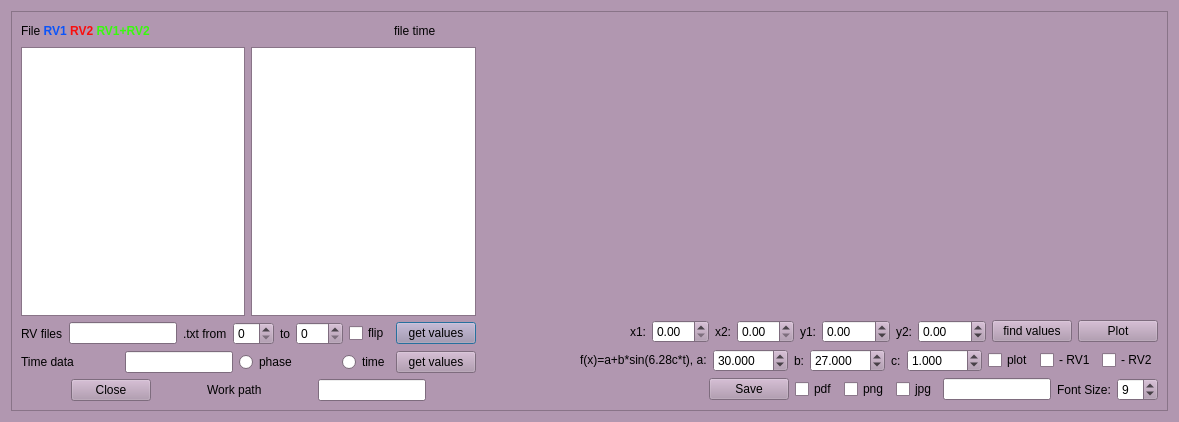
<?xml version="1.0" encoding="UTF-8"?>
<ui version="4.0">
 <class>RvCurve</class>
 <widget class="QDialog" name="RvCurve">
  <property name="geometry">
   <rect>
    <x>0</x>
    <y>0</y>
    <width>1179</width>
    <height>422</height>
   </rect>
  </property>
  <property name="palette">
   <palette>
    <active>
     <colorrole role="WindowText">
      <brush brushstyle="SolidPattern">
       <color alpha="255">
        <red>0</red>
        <green>0</green>
        <blue>0</blue>
       </color>
      </brush>
     </colorrole>
     <colorrole role="Button">
      <brush brushstyle="SolidPattern">
       <color alpha="255">
        <red>177</red>
        <green>151</green>
        <blue>176</blue>
       </color>
      </brush>
     </colorrole>
     <colorrole role="Light">
      <brush brushstyle="SolidPattern">
       <color alpha="255">
        <red>255</red>
        <green>228</green>
        <blue>254</blue>
       </color>
      </brush>
     </colorrole>
     <colorrole role="Midlight">
      <brush brushstyle="SolidPattern">
       <color alpha="255">
        <red>216</red>
        <green>189</green>
        <blue>215</blue>
       </color>
      </brush>
     </colorrole>
     <colorrole role="Dark">
      <brush brushstyle="SolidPattern">
       <color alpha="255">
        <red>88</red>
        <green>75</green>
        <blue>88</blue>
       </color>
      </brush>
     </colorrole>
     <colorrole role="Mid">
      <brush brushstyle="SolidPattern">
       <color alpha="255">
        <red>118</red>
        <green>101</green>
        <blue>117</blue>
       </color>
      </brush>
     </colorrole>
     <colorrole role="Text">
      <brush brushstyle="SolidPattern">
       <color alpha="255">
        <red>0</red>
        <green>0</green>
        <blue>0</blue>
       </color>
      </brush>
     </colorrole>
     <colorrole role="BrightText">
      <brush brushstyle="SolidPattern">
       <color alpha="255">
        <red>255</red>
        <green>255</green>
        <blue>255</blue>
       </color>
      </brush>
     </colorrole>
     <colorrole role="ButtonText">
      <brush brushstyle="SolidPattern">
       <color alpha="255">
        <red>0</red>
        <green>0</green>
        <blue>0</blue>
       </color>
      </brush>
     </colorrole>
     <colorrole role="Base">
      <brush brushstyle="SolidPattern">
       <color alpha="255">
        <red>255</red>
        <green>255</green>
        <blue>255</blue>
       </color>
      </brush>
     </colorrole>
     <colorrole role="Window">
      <brush brushstyle="SolidPattern">
       <color alpha="255">
        <red>177</red>
        <green>151</green>
        <blue>176</blue>
       </color>
      </brush>
     </colorrole>
     <colorrole role="Shadow">
      <brush brushstyle="SolidPattern">
       <color alpha="255">
        <red>0</red>
        <green>0</green>
        <blue>0</blue>
       </color>
      </brush>
     </colorrole>
     <colorrole role="AlternateBase">
      <brush brushstyle="SolidPattern">
       <color alpha="255">
        <red>216</red>
        <green>203</green>
        <blue>215</blue>
       </color>
      </brush>
     </colorrole>
     <colorrole role="ToolTipBase">
      <brush brushstyle="SolidPattern">
       <color alpha="255">
        <red>255</red>
        <green>255</green>
        <blue>220</blue>
       </color>
      </brush>
     </colorrole>
     <colorrole role="ToolTipText">
      <brush brushstyle="SolidPattern">
       <color alpha="255">
        <red>0</red>
        <green>0</green>
        <blue>0</blue>
       </color>
      </brush>
     </colorrole>
    </active>
    <inactive>
     <colorrole role="WindowText">
      <brush brushstyle="SolidPattern">
       <color alpha="255">
        <red>0</red>
        <green>0</green>
        <blue>0</blue>
       </color>
      </brush>
     </colorrole>
     <colorrole role="Button">
      <brush brushstyle="SolidPattern">
       <color alpha="255">
        <red>177</red>
        <green>151</green>
        <blue>176</blue>
       </color>
      </brush>
     </colorrole>
     <colorrole role="Light">
      <brush brushstyle="SolidPattern">
       <color alpha="255">
        <red>255</red>
        <green>228</green>
        <blue>254</blue>
       </color>
      </brush>
     </colorrole>
     <colorrole role="Midlight">
      <brush brushstyle="SolidPattern">
       <color alpha="255">
        <red>216</red>
        <green>189</green>
        <blue>215</blue>
       </color>
      </brush>
     </colorrole>
     <colorrole role="Dark">
      <brush brushstyle="SolidPattern">
       <color alpha="255">
        <red>88</red>
        <green>75</green>
        <blue>88</blue>
       </color>
      </brush>
     </colorrole>
     <colorrole role="Mid">
      <brush brushstyle="SolidPattern">
       <color alpha="255">
        <red>118</red>
        <green>101</green>
        <blue>117</blue>
       </color>
      </brush>
     </colorrole>
     <colorrole role="Text">
      <brush brushstyle="SolidPattern">
       <color alpha="255">
        <red>0</red>
        <green>0</green>
        <blue>0</blue>
       </color>
      </brush>
     </colorrole>
     <colorrole role="BrightText">
      <brush brushstyle="SolidPattern">
       <color alpha="255">
        <red>255</red>
        <green>255</green>
        <blue>255</blue>
       </color>
      </brush>
     </colorrole>
     <colorrole role="ButtonText">
      <brush brushstyle="SolidPattern">
       <color alpha="255">
        <red>0</red>
        <green>0</green>
        <blue>0</blue>
       </color>
      </brush>
     </colorrole>
     <colorrole role="Base">
      <brush brushstyle="SolidPattern">
       <color alpha="255">
        <red>255</red>
        <green>255</green>
        <blue>255</blue>
       </color>
      </brush>
     </colorrole>
     <colorrole role="Window">
      <brush brushstyle="SolidPattern">
       <color alpha="255">
        <red>177</red>
        <green>151</green>
        <blue>176</blue>
       </color>
      </brush>
     </colorrole>
     <colorrole role="Shadow">
      <brush brushstyle="SolidPattern">
       <color alpha="255">
        <red>0</red>
        <green>0</green>
        <blue>0</blue>
       </color>
      </brush>
     </colorrole>
     <colorrole role="AlternateBase">
      <brush brushstyle="SolidPattern">
       <color alpha="255">
        <red>216</red>
        <green>203</green>
        <blue>215</blue>
       </color>
      </brush>
     </colorrole>
     <colorrole role="ToolTipBase">
      <brush brushstyle="SolidPattern">
       <color alpha="255">
        <red>255</red>
        <green>255</green>
        <blue>220</blue>
       </color>
      </brush>
     </colorrole>
     <colorrole role="ToolTipText">
      <brush brushstyle="SolidPattern">
       <color alpha="255">
        <red>0</red>
        <green>0</green>
        <blue>0</blue>
       </color>
      </brush>
     </colorrole>
    </inactive>
    <disabled>
     <colorrole role="WindowText">
      <brush brushstyle="SolidPattern">
       <color alpha="255">
        <red>88</red>
        <green>75</green>
        <blue>88</blue>
       </color>
      </brush>
     </colorrole>
     <colorrole role="Button">
      <brush brushstyle="SolidPattern">
       <color alpha="255">
        <red>177</red>
        <green>151</green>
        <blue>176</blue>
       </color>
      </brush>
     </colorrole>
     <colorrole role="Light">
      <brush brushstyle="SolidPattern">
       <color alpha="255">
        <red>255</red>
        <green>228</green>
        <blue>254</blue>
       </color>
      </brush>
     </colorrole>
     <colorrole role="Midlight">
      <brush brushstyle="SolidPattern">
       <color alpha="255">
        <red>216</red>
        <green>189</green>
        <blue>215</blue>
       </color>
      </brush>
     </colorrole>
     <colorrole role="Dark">
      <brush brushstyle="SolidPattern">
       <color alpha="255">
        <red>88</red>
        <green>75</green>
        <blue>88</blue>
       </color>
      </brush>
     </colorrole>
     <colorrole role="Mid">
      <brush brushstyle="SolidPattern">
       <color alpha="255">
        <red>118</red>
        <green>101</green>
        <blue>117</blue>
       </color>
      </brush>
     </colorrole>
     <colorrole role="Text">
      <brush brushstyle="SolidPattern">
       <color alpha="255">
        <red>88</red>
        <green>75</green>
        <blue>88</blue>
       </color>
      </brush>
     </colorrole>
     <colorrole role="BrightText">
      <brush brushstyle="SolidPattern">
       <color alpha="255">
        <red>255</red>
        <green>255</green>
        <blue>255</blue>
       </color>
      </brush>
     </colorrole>
     <colorrole role="ButtonText">
      <brush brushstyle="SolidPattern">
       <color alpha="255">
        <red>88</red>
        <green>75</green>
        <blue>88</blue>
       </color>
      </brush>
     </colorrole>
     <colorrole role="Base">
      <brush brushstyle="SolidPattern">
       <color alpha="255">
        <red>177</red>
        <green>151</green>
        <blue>176</blue>
       </color>
      </brush>
     </colorrole>
     <colorrole role="Window">
      <brush brushstyle="SolidPattern">
       <color alpha="255">
        <red>177</red>
        <green>151</green>
        <blue>176</blue>
       </color>
      </brush>
     </colorrole>
     <colorrole role="Shadow">
      <brush brushstyle="SolidPattern">
       <color alpha="255">
        <red>0</red>
        <green>0</green>
        <blue>0</blue>
       </color>
      </brush>
     </colorrole>
     <colorrole role="AlternateBase">
      <brush brushstyle="SolidPattern">
       <color alpha="255">
        <red>177</red>
        <green>151</green>
        <blue>176</blue>
       </color>
      </brush>
     </colorrole>
     <colorrole role="ToolTipBase">
      <brush brushstyle="SolidPattern">
       <color alpha="255">
        <red>255</red>
        <green>255</green>
        <blue>220</blue>
       </color>
      </brush>
     </colorrole>
     <colorrole role="ToolTipText">
      <brush brushstyle="SolidPattern">
       <color alpha="255">
        <red>0</red>
        <green>0</green>
        <blue>0</blue>
       </color>
      </brush>
     </colorrole>
    </disabled>
   </palette>
  </property>
  <property name="font">
   <font>
    <pointsize>9</pointsize>
   </font>
  </property>
  <property name="windowTitle">
   <string>Dialog</string>
  </property>
  <property name="windowIcon">
   <iconset>
    <normaloff>../../../../../../../home/daniels/work1/Disentangling/Template_Method/Log/Qt_LogCC/Data/logo.png</normaloff>../../../../../../../home/daniels/work1/Disentangling/Template_Method/Log/Qt_LogCC/Data/logo.png</iconset>
  </property>
  <layout class="QGridLayout" name="gridLayout">
   <item row="0" column="0">
    <widget class="QScrollArea" name="scrollArea">
     <property name="widgetResizable">
      <bool>true</bool>
     </property>
     <widget class="QWidget" name="scrollAreaWidgetContents">
      <property name="geometry">
       <rect>
        <x>0</x>
        <y>0</y>
        <width>1159</width>
        <height>402</height>
       </rect>
      </property>
      <layout class="QHBoxLayout" name="horizontalLayout_6">
       <item>
        <layout class="QVBoxLayout" name="verticalLayout_3">
         <item>
          <layout class="QHBoxLayout" name="horizontalLayout_4">
           <item>
            <widget class="QLabel" name="label_6">
             <property name="sizePolicy">
              <sizepolicy hsizetype="Preferred" vsizetype="Preferred">
               <horstretch>0</horstretch>
               <verstretch>0</verstretch>
              </sizepolicy>
             </property>
             <property name="text">
              <string>&lt;html&gt;&lt;head/&gt;&lt;body&gt;&lt;p&gt;File  &lt;span style=&quot; font-weight:600; color:#0b54f9;&quot;&gt;RV1    &lt;/span&gt;&lt;span style=&quot; font-weight:600; color:#f90e0e;&quot;&gt;RV2    &lt;/span&gt;&lt;span style=&quot; font-weight:600; color:#39f90e;&quot;&gt;RV1+RV2&lt;/span&gt;&lt;/p&gt;&lt;/body&gt;&lt;/html&gt;</string>
             </property>
            </widget>
           </item>
           <item>
            <spacer name="horizontalSpacer">
             <property name="orientation">
              <enum>Qt::Horizontal</enum>
             </property>
             <property name="sizeType">
              <enum>QSizePolicy::Preferred</enum>
             </property>
             <property name="sizeHint" stdset="0">
              <size>
               <width>40</width>
               <height>20</height>
              </size>
             </property>
            </spacer>
           </item>
           <item>
            <widget class="QLabel" name="label_5">
             <property name="sizePolicy">
              <sizepolicy hsizetype="Maximum" vsizetype="Preferred">
               <horstretch>0</horstretch>
               <verstretch>0</verstretch>
              </sizepolicy>
             </property>
             <property name="text">
              <string>file time</string>
             </property>
            </widget>
           </item>
           <item>
            <spacer name="horizontalSpacer_3">
             <property name="orientation">
              <enum>Qt::Horizontal</enum>
             </property>
             <property name="sizeType">
              <enum>QSizePolicy::Preferred</enum>
             </property>
             <property name="sizeHint" stdset="0">
              <size>
               <width>40</width>
               <height>20</height>
              </size>
             </property>
            </spacer>
           </item>
          </layout>
         </item>
         <item>
          <layout class="QHBoxLayout" name="horizontalLayout_3">
           <item>
            <widget class="QPlainTextEdit" name="plainTextEdit">
             <property name="enabled">
              <bool>true</bool>
             </property>
             <property name="sizePolicy">
              <sizepolicy hsizetype="Preferred" vsizetype="Expanding">
               <horstretch>0</horstretch>
               <verstretch>0</verstretch>
              </sizepolicy>
             </property>
            </widget>
           </item>
           <item>
            <widget class="QPlainTextEdit" name="plainTextEdit_2">
             <property name="sizePolicy">
              <sizepolicy hsizetype="Preferred" vsizetype="MinimumExpanding">
               <horstretch>0</horstretch>
               <verstretch>0</verstretch>
              </sizepolicy>
             </property>
            </widget>
           </item>
          </layout>
         </item>
         <item>
          <layout class="QHBoxLayout" name="horizontalLayout_8">
           <item>
            <layout class="QVBoxLayout" name="verticalLayout">
             <item>
              <layout class="QHBoxLayout" name="horizontalLayout">
               <item>
                <widget class="QLabel" name="label">
                 <property name="sizePolicy">
                  <sizepolicy hsizetype="Maximum" vsizetype="Preferred">
                   <horstretch>0</horstretch>
                   <verstretch>0</verstretch>
                  </sizepolicy>
                 </property>
                 <property name="text">
                  <string>RV files</string>
                 </property>
                </widget>
               </item>
               <item>
                <widget class="QLineEdit" name="lineEdit">
                 <property name="sizePolicy">
                  <sizepolicy hsizetype="Minimum" vsizetype="Fixed">
                   <horstretch>0</horstretch>
                   <verstretch>0</verstretch>
                  </sizepolicy>
                 </property>
                </widget>
               </item>
               <item>
                <widget class="QLabel" name="label_2">
                 <property name="sizePolicy">
                  <sizepolicy hsizetype="Minimum" vsizetype="Preferred">
                   <horstretch>0</horstretch>
                   <verstretch>0</verstretch>
                  </sizepolicy>
                 </property>
                 <property name="text">
                  <string>.txt from</string>
                 </property>
                </widget>
               </item>
               <item>
                <widget class="QSpinBox" name="spinBox">
                 <property name="sizePolicy">
                  <sizepolicy hsizetype="Maximum" vsizetype="Fixed">
                   <horstretch>0</horstretch>
                   <verstretch>0</verstretch>
                  </sizepolicy>
                 </property>
                </widget>
               </item>
               <item>
                <widget class="QLabel" name="label_3">
                 <property name="sizePolicy">
                  <sizepolicy hsizetype="Minimum" vsizetype="Preferred">
                   <horstretch>0</horstretch>
                   <verstretch>0</verstretch>
                  </sizepolicy>
                 </property>
                 <property name="text">
                  <string>to</string>
                 </property>
                </widget>
               </item>
               <item>
                <widget class="QSpinBox" name="spinBox_2">
                 <property name="sizePolicy">
                  <sizepolicy hsizetype="Maximum" vsizetype="Fixed">
                   <horstretch>0</horstretch>
                   <verstretch>0</verstretch>
                  </sizepolicy>
                 </property>
                 <property name="maximum">
                  <number>999</number>
                 </property>
                </widget>
               </item>
               <item>
                <widget class="QCheckBox" name="checkBox_7">
                 <property name="text">
                  <string>flip</string>
                 </property>
                </widget>
               </item>
               <item>
                <widget class="QPushButton" name="pushButton_2">
                 <property name="sizePolicy">
                  <sizepolicy hsizetype="Maximum" vsizetype="Fixed">
                   <horstretch>0</horstretch>
                   <verstretch>0</verstretch>
                  </sizepolicy>
                 </property>
                 <property name="text">
                  <string>get values</string>
                 </property>
                </widget>
               </item>
              </layout>
             </item>
             <item>
              <layout class="QHBoxLayout" name="horizontalLayout_5">
               <item>
                <widget class="QLabel" name="label_7">
                 <property name="sizePolicy">
                  <sizepolicy hsizetype="Minimum" vsizetype="Preferred">
                   <horstretch>0</horstretch>
                   <verstretch>0</verstretch>
                  </sizepolicy>
                 </property>
                 <property name="text">
                  <string>Time data</string>
                 </property>
                </widget>
               </item>
               <item>
                <widget class="QLineEdit" name="lineEdit_3">
                 <property name="sizePolicy">
                  <sizepolicy hsizetype="Maximum" vsizetype="Fixed">
                   <horstretch>0</horstretch>
                   <verstretch>0</verstretch>
                  </sizepolicy>
                 </property>
                </widget>
               </item>
               <item>
                <widget class="QRadioButton" name="radioButton">
                 <property name="text">
                  <string>phase</string>
                 </property>
                </widget>
               </item>
               <item>
                <widget class="QRadioButton" name="radioButton_2">
                 <property name="sizePolicy">
                  <sizepolicy hsizetype="Maximum" vsizetype="Fixed">
                   <horstretch>0</horstretch>
                   <verstretch>0</verstretch>
                  </sizepolicy>
                 </property>
                 <property name="text">
                  <string>time</string>
                 </property>
                </widget>
               </item>
               <item>
                <widget class="QPushButton" name="pushButton_3">
                 <property name="sizePolicy">
                  <sizepolicy hsizetype="Maximum" vsizetype="Fixed">
                   <horstretch>0</horstretch>
                   <verstretch>0</verstretch>
                  </sizepolicy>
                 </property>
                 <property name="text">
                  <string>get values</string>
                 </property>
                </widget>
               </item>
              </layout>
             </item>
             <item>
              <layout class="QHBoxLayout" name="horizontalLayout_2">
               <item>
                <widget class="QPushButton" name="pushButton">
                 <property name="sizePolicy">
                  <sizepolicy hsizetype="Maximum" vsizetype="Fixed">
                   <horstretch>0</horstretch>
                   <verstretch>0</verstretch>
                  </sizepolicy>
                 </property>
                 <property name="text">
                  <string>Close</string>
                 </property>
                </widget>
               </item>
               <item>
                <widget class="QLabel" name="label_4">
                 <property name="sizePolicy">
                  <sizepolicy hsizetype="Maximum" vsizetype="Preferred">
                   <horstretch>0</horstretch>
                   <verstretch>0</verstretch>
                  </sizepolicy>
                 </property>
                 <property name="text">
                  <string>Work path</string>
                 </property>
                </widget>
               </item>
               <item>
                <widget class="QLineEdit" name="lineEdit_2">
                 <property name="sizePolicy">
                  <sizepolicy hsizetype="Maximum" vsizetype="Fixed">
                   <horstretch>0</horstretch>
                   <verstretch>0</verstretch>
                  </sizepolicy>
                 </property>
                </widget>
               </item>
              </layout>
             </item>
            </layout>
           </item>
          </layout>
         </item>
        </layout>
       </item>
       <item>
        <layout class="QVBoxLayout" name="verticalLayout_2">
         <item>
          <widget class="QCustomPlot" name="customPlot" native="true">
           <property name="sizePolicy">
            <sizepolicy hsizetype="Expanding" vsizetype="Expanding">
             <horstretch>0</horstretch>
             <verstretch>0</verstretch>
            </sizepolicy>
           </property>
          </widget>
         </item>
         <item>
          <layout class="QHBoxLayout" name="horizontalLayout_7">
           <item>
            <spacer name="horizontalSpacer_8">
             <property name="orientation">
              <enum>Qt::Horizontal</enum>
             </property>
             <property name="sizeType">
              <enum>QSizePolicy::MinimumExpanding</enum>
             </property>
             <property name="sizeHint" stdset="0">
              <size>
               <width>40</width>
               <height>20</height>
              </size>
             </property>
            </spacer>
           </item>
           <item>
            <widget class="QLabel" name="label_8">
             <property name="text">
              <string>x1:</string>
             </property>
            </widget>
           </item>
           <item>
            <widget class="QDoubleSpinBox" name="doubleSpinBox"/>
           </item>
           <item>
            <widget class="QLabel" name="label_9">
             <property name="text">
              <string>x2:</string>
             </property>
            </widget>
           </item>
           <item>
            <widget class="QDoubleSpinBox" name="doubleSpinBox_2"/>
           </item>
           <item>
            <widget class="QLabel" name="label_10">
             <property name="text">
              <string>y1:</string>
             </property>
            </widget>
           </item>
           <item>
            <widget class="QDoubleSpinBox" name="doubleSpinBox_3">
             <property name="minimum">
              <double>-999.000000000000000</double>
             </property>
             <property name="maximum">
              <double>999.000000000000000</double>
             </property>
            </widget>
           </item>
           <item>
            <widget class="QLabel" name="label_11">
             <property name="text">
              <string>y2:</string>
             </property>
            </widget>
           </item>
           <item>
            <widget class="QDoubleSpinBox" name="doubleSpinBox_4">
             <property name="minimum">
              <double>-999.000000000000000</double>
             </property>
             <property name="maximum">
              <double>999.000000000000000</double>
             </property>
            </widget>
           </item>
           <item>
            <widget class="QPushButton" name="pushButton_5">
             <property name="text">
              <string>find values</string>
             </property>
            </widget>
           </item>
           <item>
            <widget class="QPushButton" name="pushButton_4">
             <property name="text">
              <string>Plot</string>
             </property>
            </widget>
           </item>
          </layout>
         </item>
         <item>
          <layout class="QHBoxLayout" name="horizontalLayout_9">
           <item>
            <spacer name="horizontalSpacer_5">
             <property name="orientation">
              <enum>Qt::Horizontal</enum>
             </property>
             <property name="sizeHint" stdset="0">
              <size>
               <width>40</width>
               <height>20</height>
              </size>
             </property>
            </spacer>
           </item>
           <item>
            <widget class="QLabel" name="label_13">
             <property name="sizePolicy">
              <sizepolicy hsizetype="Minimum" vsizetype="Preferred">
               <horstretch>0</horstretch>
               <verstretch>0</verstretch>
              </sizepolicy>
             </property>
             <property name="text">
              <string>&lt;html&gt;&lt;head/&gt;&lt;body&gt;&lt;p&gt;f(x)=a+b*sin(6.28c*t),   a:&lt;/p&gt;&lt;/body&gt;&lt;/html&gt;</string>
             </property>
            </widget>
           </item>
           <item>
            <widget class="QDoubleSpinBox" name="doubleSpinBox_5">
             <property name="decimals">
              <number>3</number>
             </property>
             <property name="minimum">
              <double>-999.000000000000000</double>
             </property>
             <property name="maximum">
              <double>999.000000000000000</double>
             </property>
             <property name="value">
              <double>30.000000000000000</double>
             </property>
            </widget>
           </item>
           <item>
            <widget class="QLabel" name="label_14">
             <property name="sizePolicy">
              <sizepolicy hsizetype="Minimum" vsizetype="Preferred">
               <horstretch>0</horstretch>
               <verstretch>0</verstretch>
              </sizepolicy>
             </property>
             <property name="text">
              <string>b:</string>
             </property>
            </widget>
           </item>
           <item>
            <widget class="QDoubleSpinBox" name="doubleSpinBox_6">
             <property name="decimals">
              <number>3</number>
             </property>
             <property name="minimum">
              <double>-999.000000000000000</double>
             </property>
             <property name="maximum">
              <double>999.000000000000000</double>
             </property>
             <property name="value">
              <double>27.000000000000000</double>
             </property>
            </widget>
           </item>
           <item>
            <widget class="QLabel" name="label_15">
             <property name="text">
              <string>c:</string>
             </property>
            </widget>
           </item>
           <item>
            <widget class="QDoubleSpinBox" name="doubleSpinBox_7">
             <property name="decimals">
              <number>3</number>
             </property>
             <property name="minimum">
              <double>-999.000000000000000</double>
             </property>
             <property name="maximum">
              <double>999.000000000000000</double>
             </property>
             <property name="value">
              <double>1.000000000000000</double>
             </property>
            </widget>
           </item>
           <item>
            <widget class="QCheckBox" name="checkBox_3">
             <property name="text">
              <string>plot</string>
             </property>
            </widget>
           </item>
           <item>
            <widget class="QCheckBox" name="checkBox">
             <property name="text">
              <string>- RV1</string>
             </property>
            </widget>
           </item>
           <item>
            <widget class="QCheckBox" name="checkBox_2">
             <property name="text">
              <string>- RV2</string>
             </property>
            </widget>
           </item>
          </layout>
         </item>
         <item>
          <layout class="QHBoxLayout" name="horizontalLayout_10">
           <item>
            <spacer name="horizontalSpacer_6">
             <property name="orientation">
              <enum>Qt::Horizontal</enum>
             </property>
             <property name="sizeType">
              <enum>QSizePolicy::MinimumExpanding</enum>
             </property>
             <property name="sizeHint" stdset="0">
              <size>
               <width>40</width>
               <height>20</height>
              </size>
             </property>
            </spacer>
           </item>
           <item>
            <widget class="QPushButton" name="pushButton_6">
             <property name="sizePolicy">
              <sizepolicy hsizetype="Minimum" vsizetype="Fixed">
               <horstretch>0</horstretch>
               <verstretch>0</verstretch>
              </sizepolicy>
             </property>
             <property name="text">
              <string>Save</string>
             </property>
            </widget>
           </item>
           <item>
            <widget class="QCheckBox" name="checkBox_4">
             <property name="text">
              <string>pdf</string>
             </property>
            </widget>
           </item>
           <item>
            <widget class="QCheckBox" name="checkBox_5">
             <property name="sizePolicy">
              <sizepolicy hsizetype="Maximum" vsizetype="Fixed">
               <horstretch>0</horstretch>
               <verstretch>0</verstretch>
              </sizepolicy>
             </property>
             <property name="text">
              <string>png</string>
             </property>
            </widget>
           </item>
           <item>
            <widget class="QCheckBox" name="checkBox_6">
             <property name="text">
              <string>jpg</string>
             </property>
            </widget>
           </item>
           <item>
            <widget class="QLineEdit" name="lineEdit_4">
             <property name="sizePolicy">
              <sizepolicy hsizetype="Maximum" vsizetype="Fixed">
               <horstretch>0</horstretch>
               <verstretch>0</verstretch>
              </sizepolicy>
             </property>
            </widget>
           </item>
           <item>
            <widget class="QLabel" name="label_12">
             <property name="text">
              <string>Font Size:</string>
             </property>
            </widget>
           </item>
           <item>
            <widget class="QSpinBox" name="spinBox_3">
             <property name="sizePolicy">
              <sizepolicy hsizetype="Maximum" vsizetype="Fixed">
               <horstretch>0</horstretch>
               <verstretch>0</verstretch>
              </sizepolicy>
             </property>
             <property name="value">
              <number>9</number>
             </property>
            </widget>
           </item>
          </layout>
         </item>
        </layout>
       </item>
      </layout>
     </widget>
    </widget>
   </item>
  </layout>
 </widget>
 <customwidgets>
  <customwidget>
   <class>QCustomPlot</class>
   <extends>QWidget</extends>
   <header>qcustomplot.h</header>
   <container>1</container>
  </customwidget>
 </customwidgets>
 <resources/>
 <connections>
  <connection>
   <sender>pushButton</sender>
   <signal>clicked()</signal>
   <receiver>RvCurve</receiver>
   <slot>close()</slot>
   <hints>
    <hint type="sourcelabel">
     <x>889</x>
     <y>532</y>
    </hint>
    <hint type="destinationlabel">
     <x>962</x>
     <y>505</y>
    </hint>
   </hints>
  </connection>
 </connections>
</ui>
